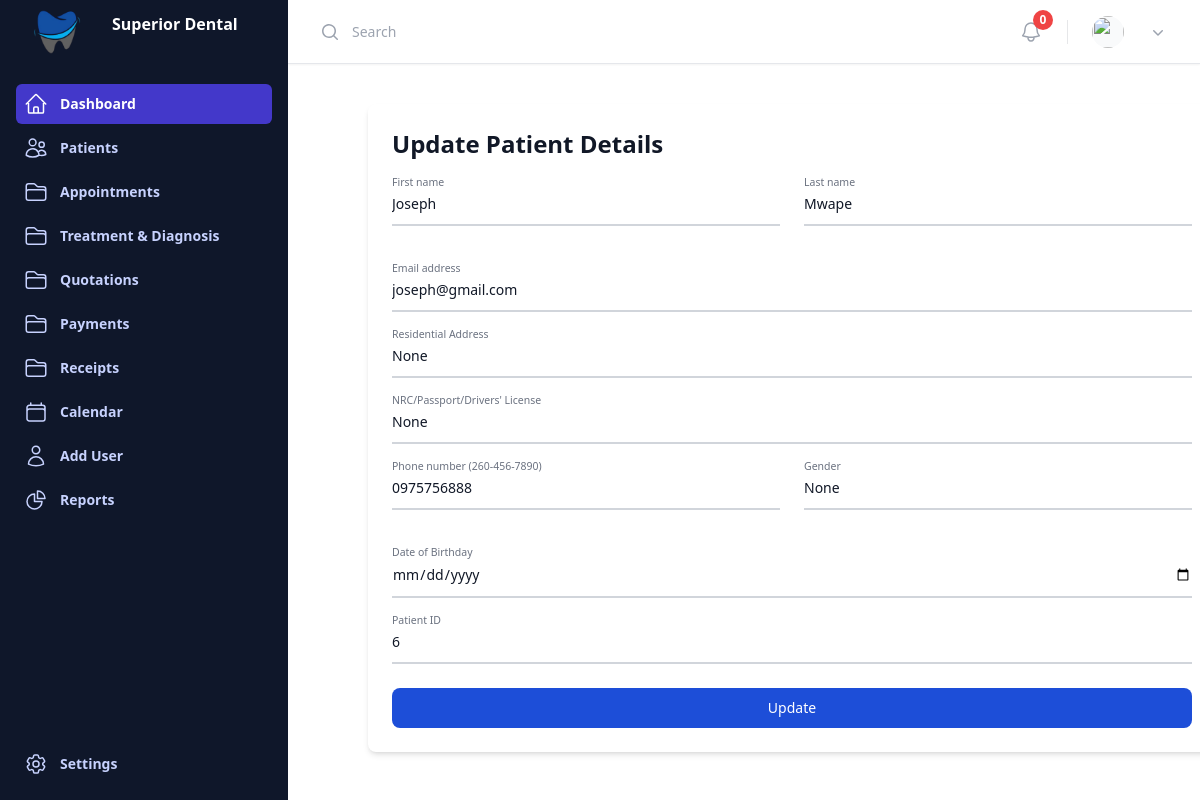
/update_patient_request/6, run on an earlier commit of the app's database.
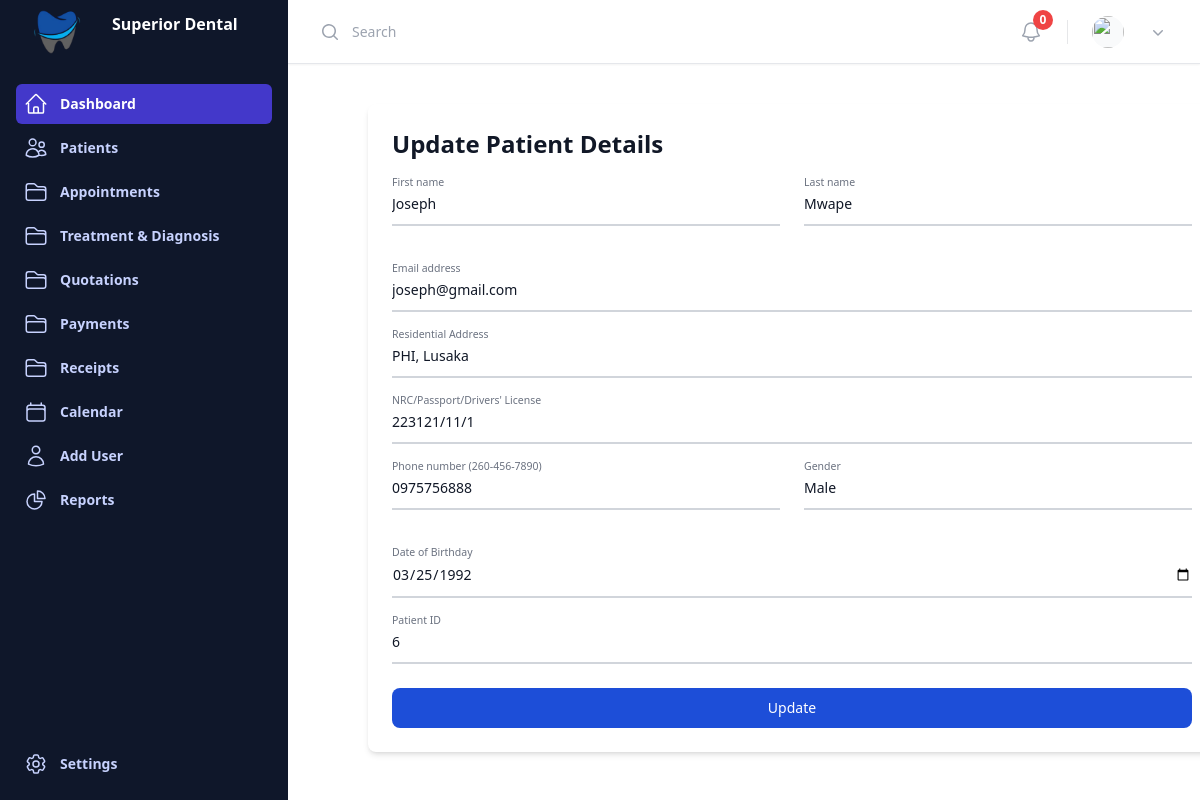
And on a later commit of the database.
### patient/models.py (models this page shows, shortened)
class Patient(models.Model):
    first_name = models.CharField(max_length=50)
    last_name = models.CharField(max_length=50)
    date_of_birth = models.DateField(blank=True, null=True)
    gender_choices = [('M', 'Male'), ('F', 'Female')]
    gender = models.CharField(max_length=1, choices=gender_choices, blank=True, null=True)
    nrc = models.CharField(max_length=55,blank=True, null=True)
    phone = models.CharField(max_length=15)
    email = models.EmailField(unique=True)
    address = models.TextField(blank=True, null=True)
    medical_history = models.TextField(blank=True, null=True)
    is_patient = models.BooleanField(default=False)

### templates/views.py (the view)
# urls.py: path('update_patient_request/<int:patient_id>', views.update_patient_request, name='update_patient_request'),
def update_patient_request(request, patient_id):
    patient = Patient.objects.get(id=patient_id)
    return render(request, 'patient_update.html', {'patient': patient})

### templates/patient_update.html (shortened to what the changed rows need)
{% extends 'base.html' %}
{% load static %}
{% block content %}
    <div class="w-full max-w-4xl p-6 bg-white dark:bg-slate-800 rounded-lg ml-12 shadow-md">
        <h2 class="text-2xl font-bold mb-6 text-gray-900 dark:text-white">Update Patient Details</h2>
        <form class="space-y-6" action="{% url 'update_patient' %}" method="POST">
            {% if patient %}
            <div class="grid md:grid-cols-2 md:gap-6">
                <div class="relative z-0 w-full mb-5 group">
                    <input type="text" name="first_name" id="floating_first_name" class="block py-2.5 px-0 w-full text-sm text-gray-900 bg-transparent border-0 border-b-2 border-gray-300 appearance-none dark:text-white dark:border-gray-600 dark:focus:border-blue-500 focus:outline-none focus:ring-0 focus:border-blue-600 peer" value="{{ patient.first_name }}" required />
                    <label for="floating_first_name" class="peer-focus:font-medium absolute text-sm text-gray-500 dark:text-gray-400 duration-300 transform -translate-y-6 scale-75 top-3 -z-10 origin-[0] peer-focus:start-0 rtl:peer-focus:translate-x-1/4 peer-focus:text-blue-600 peer-focus:dark:text-blue-500 peer-value-shown:scale-100 peer-value-shown:translate-y-0 peer-focus:scale-75 peer-focus:-translate-y-6">First name</label>
                </div>
                <div class="relative z-0 w-full mb-5 group">
                    <input type="text" name="last_name" id="floating_last_name" class="block py-2.5 px-0 w-full text-sm text-gray-900 bg-transparent border-0 border-b-2 border-gray-300 appearance-none dark:text-white dark:border-gray-600 dark:focus:border-blue-500 focus:outline-none focus:ring-0 focus:border-blue-600 peer" value="{{ patient.last_name }}" required />
                    <label for="floating_last_name" class="peer-focus:font-medium absolute text-sm text-gray-500 dark:text-gray-400 duration-300 transform -translate-y-6 scale-75 top-3 -z-10 origin-[0] peer-focus:start-0 rtl:peer-focus:translate-x-1/4 peer-focus:text-blue-600 peer-focus:dark:text-blue-500 peer-value-shown:scale-100 peer-value-shown:translate-y-0 peer-focus:scale-75 peer-focus:-translate-y-6">Last name</label>
                </div>
            </div>
            <div class="relative z-0 w-full mb-5 group">
                <input type="email" name="email" id="floating_email" class="block py-2.5 px-0 w-full text-sm text-gray-900 bg-transparent border-0 border-b-2 border-gray-300 appearance-none dark:text-white dark:border-gray-600 dark:focus:border-blue-500 focus:outline-none focus:ring-0 focus:border-blue-600 peer" value="{{ patient.email }}" required />
                <label for="floating_email" class="peer-focus:font-medium absolute text-sm text-gray-500 dark:text-gray-400 duration-300 transform -translate-y-6 scale-75 top-3 -z-10 origin-[0] peer-focus:start-0 rtl:peer-focus:translate-x-1/4 peer-focus:text-blue-600 peer-focus:dark:text-blue-500 peer-value-shown:scale-100 peer-value-shown:translate-y-0 peer-focus:scale-75 peer-focus:-translate-y-6">Email address</label>
            </div>
            <div class="relative z-0 w-full mb-5 group">
                <input type="text" name="address" id="floating_address" class="block py-2.5 px-0 w-full text-sm text-gray-900 bg-transparent border-0 border-b-2 border-gray-300 appearance-none dark:text-white dark:border-gray-600 dark:focus:border-blue-500 focus:outline-none focus:ring-0 focus:border-blue-600 peer" value="{{ patient.address }}" required />
                <label for="floating_address" class="peer-focus:font-medium absolute text-sm text-gray-500 dark:text-gray-400 duration-300 transform -translate-y-6 scale-75 top-3 -z-10 origin-[0] peer-focus:start-0 rtl:peer-focus:translate-x-1/4 peer-focus:text-blue-600 peer-focus:dark:text-blue-500 peer-value-shown:scale-100 peer-value-shown:translate-y-0 peer-focus:scale-75 peer-focus:-translate-y-6">Residential Address</label>
            </div>
            <div class="relative z-0 w-full mb-5 group">
                <input type="text" name="nrc" id="floating_id" class="block py-2.5 px-0 w-full text-sm text-gray-900 bg-transparent border-0 border-b-2 border-gray-300 appearance-none dark:text-white dark:border-gray-600 dark:focus:border-blue-500 focus:outline-none focus:ring-0 focus:border-blue-600 peer" value="{{ patient.nrc }}" required />
                <label for="floating_id" class="peer-focus:font-medium absolute text-sm text-gray-500 dark:text-gray-400 duration-300 transform -translate-y-6 scale-75 top-3 -z-10 origin-[0] peer-focus:start-0 rtl:peer-focus:translate-x-1/4 peer-focus:text-blue-600 peer-focus:dark:text-blue-500 peer-value-shown:scale-100 peer-value-shown:translate-y-0 peer-focus:scale-75 peer-focus:-translate-y-6">NRC/Passport/Drivers' License</label>
            </div>
            <div class="grid md:grid-cols-2 md:gap-6">
                <div class="relative z-0 w-full mb-5 group">
                    <input type="text" name="phone" id="floating_phone" class="block py-2.5 px-0 w-full text-sm text-gray-900 bg-transparent border-0 border-b-2 border-gray-300 appearance-none dark:text-white dark:border-gray-600 dark:focus:border-blue-500 focus:outline-none focus:ring-0 focus:border-blue-600 peer" value="{{ patient.phone }}" required />
                    <label for="floating_phone" class="peer-focus:font-medium absolute text-sm text-gray-500 dark:text-gray-400 duration-300 transform -translate-y-6 scale-75 top-3 -z-10 origin-[0] peer-focus:start-0 rtl:peer-focus:translate-x-1/4 peer-focus:text-blue-600 peer-focus:dark:text-blue-500 peer-value-shown:scale-100 peer-value-shown:translate-y-0 peer-focus:scale-75 peer-focus:-translate-y-6">Phone number (260-456-7890)</label>
                </div>
                <div class="relative z-0 w-full mb-5 group">
                    <input type="text" name="gender" id="floating_gender" class="block py-2.5 px-0 w-full text-sm text-gray-900 bg-transparent border-0 border-b-2 border-gray-300 appearance-none dark:text-white dark:border-gray-600 dark:focus:border-blue-500 focus:outline-none focus:ring-0 focus:border-blue-600 peer" value="{{ patient.gender }}" required />
                    <label for="floating_gender" class="peer-focus:font-medium absolute text-sm text-gray-500 dark:text-gray-400 duration-300 transform -translate-y-6 scale-75 top-3 -z-10 origin-[0] peer-focus:start-0 rtl:peer-focus:translate-x-1/4 peer-focus:text-blue-600 peer-focus:dark:text-blue-500 peer-value-shown:scale-100 peer-value-shown:translate-y-0 peer-focus:scale-75 peer-focus:-translate-y-6">Gender</label>
                </div>
            </div>
            <div class="relative z-0 w-full mb-5 group">
                <input type="date" name="dob" id="floating_dob" class="block py-2.5 px-0 w-full text-sm text-gray-900 bg-transparent border-0 border-b-2 border-gray-300 appearance-none dark:text-white dark:border-gray-600 dark:focus:border-blue-500 focus:outline-none focus:ring-0 focus:border-blue-600 peer" value="{{ patient.date_of_birth|date:'Y-m-d' }}" required />
                <label for="floating_dob" class="peer-focus:font-medium absolute text-sm text-gray-500 dark:text-gray-400 duration-300 transform -translate-y-6 scale-75 top-3 -z-10 origin-[0] peer-focus:start-0 rtl:peer-focus:translate-x-1/4 peer-focus:text-blue-600 peer-focus:dark:text-blue-500 peer-value-shown:scale-100 peer-value-shown:translate-y-0 peer-focus:scale-75 peer-focus:-translate-y-6">Date of Birthday</label>
            </div>
            <div class="relative z-0 w-full mb-5 group">
                <input type="text" name="patient_id" id="floating_dob" class="block py-2.5 px-0 w-full text-sm text-gray-900 bg-transparent border-0 border-b-2 border-gray-300 appearance-none dark:text-white dark:border-gray-600 dark:focus:border-blue-500 focus:outline-none focus:ring-0 focus:border-blue-600 peer" value="{{ patient.id }}" required />
                <label for="patient_id" class="peer-focus:font-medium absolute text-sm text-gray-500 dark:text-gray-400 duration-300 transform -translate-y-6 scale-75 top-3 -z-10 origin-[0] peer-focus:start-0 rtl:peer-focus:translate-x-1/4 peer-focus:text-blue-600 peer-focus:dark:text-blue-500 peer-value-shown:scale-100 peer-value-shown:translate-y-0 peer-focus:scale-75 peer-focus:-translate-y-6">Patient ID</label>
            </div>
            <button type="submit" class="w-full text-white bg-blue-700 hover:bg-blue-800 focus:ring-4 focus:outline-none focus:ring-blue-300 font-medium rounded-lg text-sm px-5 py-2.5 text-center dark:bg-blue-600 dark:hover:bg-blue-700 dark:focus:ring-blue-800">Update</button>
            {% endif %}
        </form>
    </div>
{% endblock %}

What changed in the data, as far as the page shows it:
changed Patient "Joseph": address "None" → "PHI, Lusaka"; nrc "None" → "223121/11/1"; gender "None" → "Male"; dob (not shown) → "03/25/1992"
